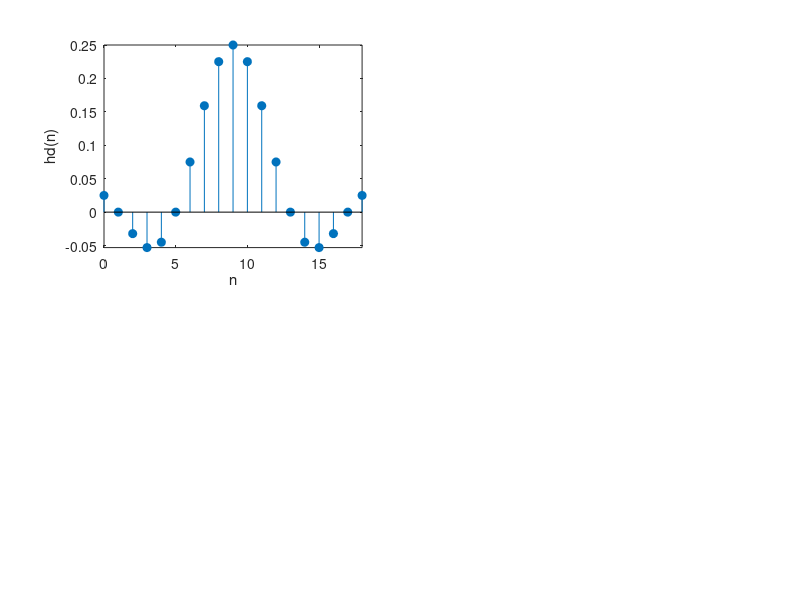

Here is the MATLAB script that generated this plot: (Note: this script raises an error after producing the figure.)
%Lab4_1_1
%滤波器长度N
wp = 0.2*pi;wst = 0.3*pi;
tr_width = wst-wp;
N = ceil(1.8*pi/tr_width)+1;
%单位脉冲响应
n = 0:(N-1);wc = (wp+wst)/2;
alpha = (N-1)/2;
hd = (wc/pi)*sinc((wc/pi)*(n-alpha));
%加窗
w_boxcar = boxcar(N)';
h = hd.*w_boxcar;
%绘图
subplot(221);stem(n,hd,'filled');
axis tight;xlabel('n');ylabel('hd(n)');
[Hr,w1] = zerophase(h);
subplot(222);plot(w1/pi,Hr);
axis tight;xlabel('\omega/\pi');ylabel('H(\omega)');
subplot(223);stem(n,h,'filled');
axis tight;xlabel('n');ylabel('h(n)');
[H,w] = freqz(h,1);
subplot(224);plot(w/pi,20*log10(abs(H)/max(abs(H))));
xlabel('\omega/\pi');ylabel('dB');
grid on 
%% Lab4_1_2
%滤波器长度N
wp = 0.2*pi;wst = 0.3*pi;
tr_width = wst-wp;
N = ceil(6.2*pi/tr_width)+1;
%单位脉冲响应
n = 0:(N-1);wc = (wp+wst)/2;
alpha = (N-1)/2;
hd = (wc/pi)*sinc((wc/pi)*(n-alpha));
%加窗
w_hanning = hanning(N)';
h = hd.*w_hanning;
%绘图
subplot(221);stem(n,hd,'filled');
axis tight;xlabel('n');ylabel('hd(n)');
[Hr,w1] = zerophase(h);
subplot(222);plot(w1/pi,Hr);
axis tight;xlabel('\omega/\pi');ylabel('H(\omega)');
subplot(223);stem(n,h,'filled');
axis tight;xlabel('n');ylabel('h(n)');
[H,w] = freqz(h,1);
subplot(224);plot(w/pi,20*log10(abs(H)/max(abs(H))));
xlabel('\omega/\pi');ylabel('dB');
grid on 
%% %Lab4_1_3
%滤波器长度N
wp = 0.2*pi;wst = 0.3*pi;
tr_width = wst-wp;
N = ceil(6.6*pi/tr_width)+1;
%单位脉冲响应
n = 0:(N-1);wc = (wp+wst)/2;
alpha = (N-1)/2;
hd = (wc/pi)*sinc((wc/pi)*(n-alpha));
%加窗
w_hamming = hamming(N)';
h = hd.*w_hamming;
%绘图
subplot(221);stem(n,hd,'filled');
axis tight;xlabel('n');ylabel('hd(n)');
[Hr,w1] = zerophase(h);
subplot(222);plot(w1/pi,Hr);
axis tight;xlabel('\omega/\pi');ylabel('H(\omega)');
subplot(223);stem(n,h,'filled');
axis tight;xlabel('n');ylabel('h(n)');
[H,w] = freqz(h,1);
subplot(224);plot(w/pi,20*log10(abs(H)/max(abs(H))));
xlabel('\omega/\pi');ylabel('dB');
grid on 
%% %Lab4_1_4
%滤波器长度N
wp = 0.2*pi;wst = 0.3*pi;
tr_width = wst-wp;
N = ceil(11*pi/tr_width)+1;
%单位脉冲响应
n = 0:(N-1);wc = (wp+wst)/2;
alpha = (N-1)/2;
hd = (wc/pi)*sinc((wc/pi)*(n-alpha));
%加窗
w_blackman = blackman(N)';
h = hd.*w_blackman;
%绘图
subplot(221);stem(n,hd,'filled');
axis tight;xlabel('n');ylabel('hd(n)');
[Hr,w1] = zerophase(h);
subplot(222);plot(w1/pi,Hr);
axis tight;xlabel('\omega/\pi');ylabel('H(\omega)');
subplot(223);stem(n,h,'filled');
axis tight;xlabel('n');ylabel('h(n)');
[H,w] = freqz(h,1);
subplot(224);plot(w/pi,20*log10(abs(H)/max(abs(H))));
xlabel('\omega/\pi');ylabel('dB');
grid on 
%% %Lab4_1_5
%滤波器长度N
wp = 0.2*pi;wst = 0.3*pi;As=50;
tr_width = wst-wp;
N = ceil((As-7.95)/(2.285*tr_width))+1;
beta=0.1101*(As-8.7);
%单位脉冲响应
n = 0:(N-1);wc = (wp+wst)/2;
alpha = (N-1)/2;
hd = (wc/pi)*sinc((wc/pi)*(n-alpha));
%加窗
w_kaiser = kaiser(N,beta)';
h = hd.*w_kaiser;
%绘图
subplot(221);stem(n,hd,'filled');
axis tight;xlabel('n');ylabel('hd(n)');
[Hr,w1] = zerophase(h);
subplot(222);plot(w1/pi,Hr);
axis tight;xlabel('\omega/\pi');ylabel('H(\omega)');
subplot(223);stem(n,h,'filled');
axis tight;xlabel('n');ylabel('h(n)');[H,w] = freqz(h,1);
subplot(224);plot(w/pi,20*log10(abs(H)/max(abs(H))));
xlabel('\omega/\pi');ylabel('dB');
grid on
%% Lab4_2
%滤波器长度N
wst1 = 0.2*pi;wp1 = 0.35*pi;
wp2 = 0.65*pi;wst2 = 0.8*pi;
tr_width = wp1-wst1;
N = ceil(11*pi/tr_width)+1;
%单位脉冲响应
n = 0:(N-1);
wc1 = (wst1+wp1)/2;
wc2 = (wst2+wp2)/2;
alpha = (N-1)/2;
hd = (wc2/pi)*sinc((wc2/pi)*(n-alpha)) - (wc1/pi)*sinc((wc1/pi)*(n-alpha));
%加窗
w_blackman = blackman(N)';
h = hd.*w_blackman;
%绘图
subplot(221);stem(n,hd,'filled');
axis tight;xlabel('n');ylabel('hd(n)');
[Hr,w1] = zerophase(h);
subplot(222);plot(w1/pi,Hr);
axis tight;
xlabel('\omega/\pi');
ylabel('H(\omega)');
subplot(223);
stem(n,h,'filled');
axis tight;
xlabel('n');
ylabel('h(n)');
[H,w] = freqz(h,1);
subplot(224);
plot(w/pi,20*log10(abs(H)/max(abs(H))));
xlabel('\omega/\pi');ylabel('dB');
grid on
%% %Lab4_3_1
N = 20;alpha = (N-1)/2;l = 0:N-1;wl = (2*pi/N)*l;
Hrs = [1,1,1,zeros(1,15),1,1]; %对理想滤波器幅度函数取样得到取样样本
Hdr = [1,1,0,0];wdl = [0,0.25,0.25,1]; %用于绘制理想滤波器幅度函数曲线
k1 = 0:floor((N-1)/2);k2 = floor((N-1)/2)+1:N-1;
angH = [-alpha*(2*pi)/N*k1,alpha*(2*pi)/N*(N-k2)]; %计算θ(k)
H = Hrs.*exp(j*angH); %计算H(k)
h = ifft(H,N); %计算h(n)
w = [0:500]*pi/500;
H = freqz(h,1,w); %计算频率响应
[Hr,wr] = zerophase(h); %计算设计滤波器的幅度函数
%绘图
subplot(221);plot(wdl,Hdr,wl(1:11)/pi,Hrs(1:11),'o');
axis([0,1,-0.1,1.1]);xlabel('\omega（\pi）');ylabel('Hr(k)');
subplot(222);stem(l,h,'filled');
axis([0,N-1,-0.1,0.3]);xlabel('n');ylabel('h(n)');
subplot(223);plot(wr/pi,Hr,wl(1:11)/pi,Hrs(1:11),'o');
axis([0,1,-0.2,1.2]);xlabel('\omega（\pi）');ylabel('Hr(ω)');
subplot(224);plot(w/pi,20*log10((abs(H)/max(abs(H)))));
axis([0,1,-50,5]);grid;xlabel('\omega（\pi）');ylabel('dB');
%% Lab4_3_2
N = 40;alpha = (N-1)/2;l = 0:N-1;wl = (2*pi/N)*l;
Hrs = [1,1,1,1,1,0.39,zeros(1,29),0.39,1,1,1,1]; %对理想滤波器幅度函数取样得到取样样本
Hdr = [1,1,0,0];wdl = [0,0.25,0.25,1]; %用于绘制理想滤波器幅度函数曲线
k1 = 0:floor((N-1)/2);k2 = floor((N-1)/2)+1:N-1;
angH = [-alpha*(2*pi)/N*k1,alpha*(2*pi)/N*(N-k2)]; %计算θ(k)
H = Hrs.*exp(j*angH); %计算H(k)
h = ifft(H,N); %计算h(n)
w = [0:500]*pi/500;
H = freqz(h,1,w); %计算频率响应
[Hr,wr] = zerophase(h); %计算设计滤波器的幅度函数
%绘图
subplot(221);plot(wdl,Hdr,wl(1:21)/pi,Hrs(1:21),'o');
axis([0,1,-0.1,1.1]);xlabel('\omega（\pi）');ylabel('Hr(k)');
subplot(222);stem(l,h,'filled');
axis([0,N-1,-0.1,0.3]);xlabel('n');ylabel('h(n)');
subplot(223);plot(wr/pi,Hr,wl(1:21)/pi,Hrs(1:21),'o');
axis([0,1,-0.2,1.2]);xlabel('\omega（\pi）');ylabel('Hr(ω)');
subplot(224);plot(w/pi,20*log10((abs(H)/max(abs(H)))));
axis([0,1,-50,5]);grid;xlabel('\omega（\pi）');ylabel('dB');
%% Lab4_3_3
N = 60;alpha = (N-1)/2;l = 0:N-1;wl = (2*pi/N)*l;
Hrs = [1,1,1,1,1,1,1,0.5929,0.1099,zeros(1,42),0.1099,0.5929,1,1,1,1,1,1,1]; %对理想滤波器幅度函数取样得到取样样本
Hdr = [1,1,0,0];
wdl = [0,0.25,0.25,1]; %用于绘制理想滤波器幅度函数曲线
k1 = 0:floor((N-1)/2);
k2 = floor((N-1)/2)+1:N-1;
angH = [-alpha*(2*pi)/N*k1,alpha*(2*pi)/N*(N-k2)]; %计算θ(k)
H = Hrs.*exp(j*angH); %计算H(k)
h = ifft(H,N); %计算h(n)
w = [0:500]*pi/500;
H = freqz(h,1,w); %计算频率响应
[H,w] = freqz(h,1,w); %计算设计滤波器的幅度函数
Hr = abs(H);
%绘图
subplot(221);
plot(wdl,Hdr,wl(1:31)/pi,Hrs(1:31),'o');
axis([0,1,-0.1,1.1]);
xlabel('\omega（\pi）');
ylabel('Hr(k)');
subplot(222);
stem(l,h,'filled');
axis([0,N-1,-0.1,0.3]);
xlabel('n');
ylabel('h(n)');
subplot(223);
plot(w/pi,Hr,wl(1:31)/pi,Hrs(1:31),'o');
axis([0,1,-0.2,1.2]);
xlabel('\omega（\pi）');
ylabel('Hr(ω)');
subplot(224);
plot(w/pi,20*log10((abs(H)/max(abs(H)))));
axis([0,1,-50,5]);
grid;xlabel('\omega（\pi）');
ylabel('dB');
%% %Lab4_4
N = 33;alpha = (N-1)/2;l = 0:N-1;wl = (2*pi/N)*l;
Hrs=[zeros(1,11),0.1095,0.598,ones(1,7),0.598,0.1095,zeros(1,11)];
Hdr=[0,0,0.1095,0.598,1,1];wdl=[0,20/33,22/33,24/33,26/33,1];
k1 = 0:floor((N-1)/2);k2 = floor((N-1)/2)+1:N-1;
angH = [-alpha*(2*pi)/N*k1,alpha*(2*pi)/N*(N-k2)]; %计算θ(k)
H = Hrs.*exp(j*angH); %计算H(k)
h = ifft(H,N); %计算h(n)
w = [0:500]*pi/500;
H = freqz(h,1,w); %计算频率响应
[H,w] = freqz(h,1,w); %计算设计滤波器的幅度函数
Hr = abs(H);
%绘图
subplot(221);plot(wdl,Hdr,wl(1:17)/pi,Hrs(1:17),'o');
axis([0,1,-0.1,1.1]);
xlabel('\omega（\pi）');
ylabel('Hr(k)');
subplot(222);stem(l,h,'filled');
axis([0,N-1,-0.1,0.3]);xlabel('n');ylabel('h(n)');
subplot(223);plot(w/pi,Hr,wl(1:17)/pi,Hrs(1:17),'o');
axis([0,1,-0.2,1.2]);xlabel('\omega（\pi）');ylabel('Hr(ω)');
subplot(224);plot(w/pi,20*log10((abs(H)/max(abs(H)))));
axis([0,1,-120,5]);grid;xlabel('\omega（\pi）');ylabel('dB');

